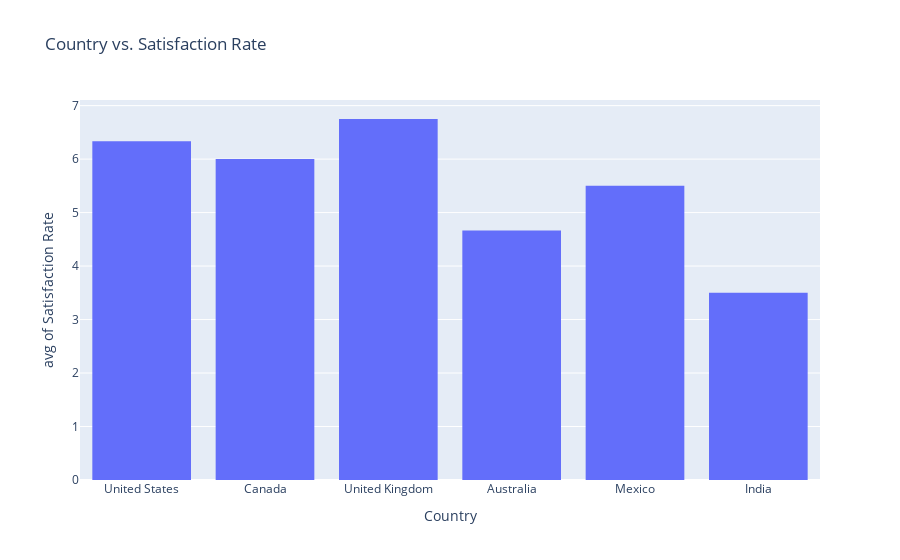
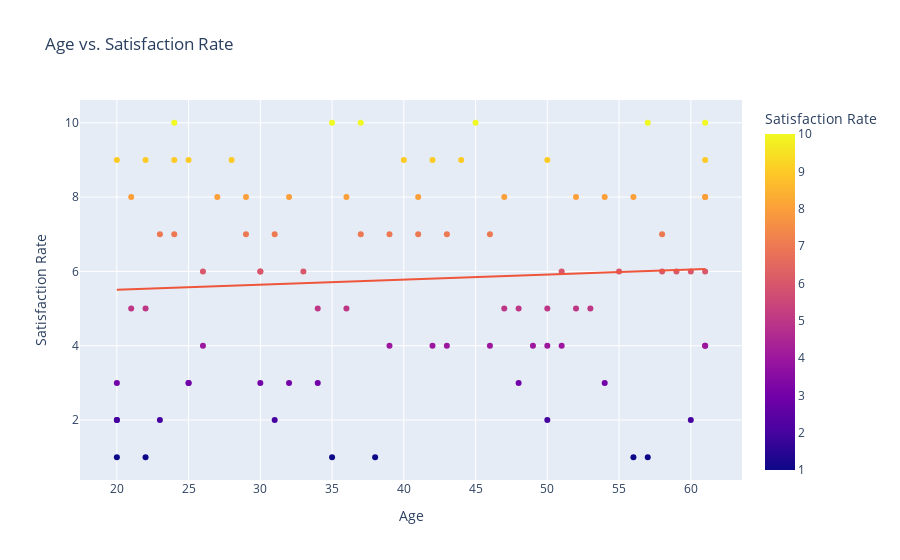
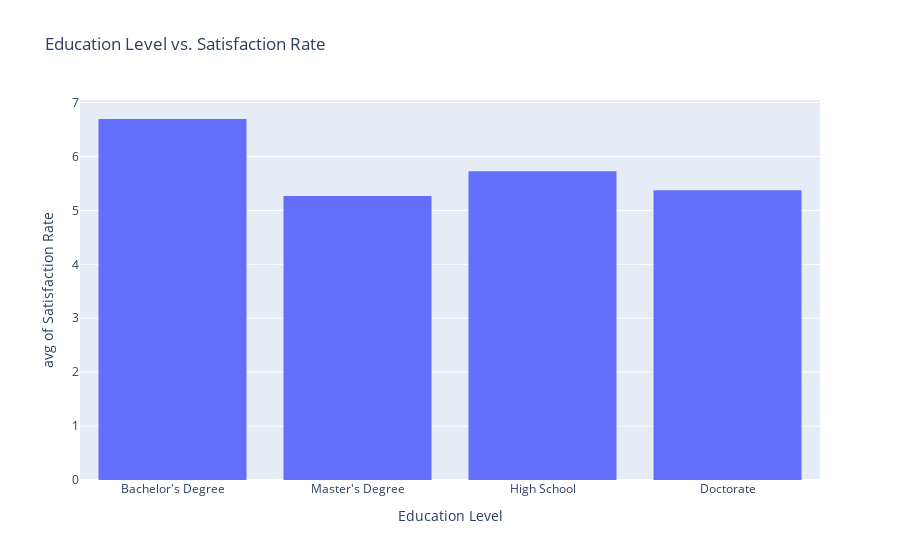
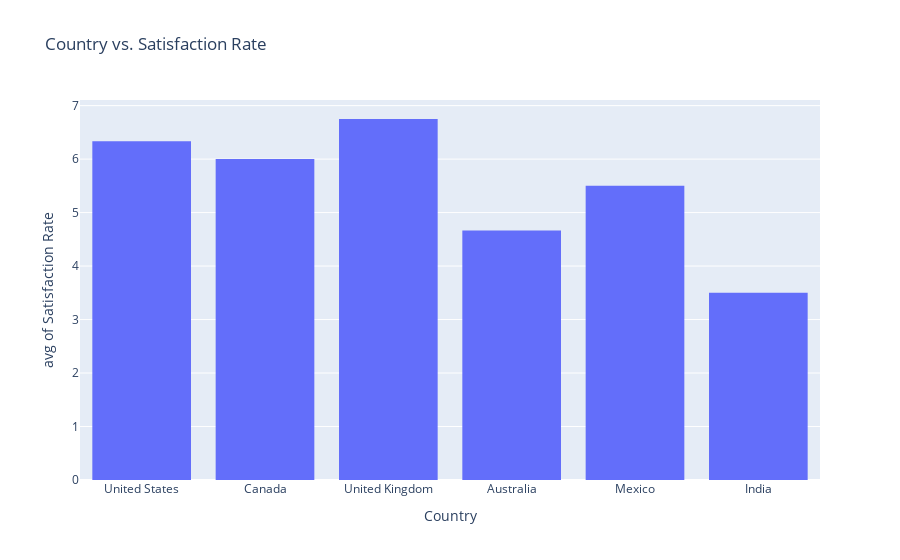

The cell these charts' notebook holds for them, in order:
### Code cell
import ipywidgets as widgets
from IPython.display import display
import plotly.express as px
import pandas as pd

df = pd.read_csv('master_data.csv')

# Create the dropdown widget
dropdown = widgets.Dropdown(
    options=['Age vs. Satisfaction Rate', 'Country vs. Satisfaction Rate', 'Education Level vs. Satisfaction Rate',
             'Number of Languages Spoken vs. Satisfaction Rate', 'Gender vs. Satisfaction Rate',
             'Marital Status vs. Satisfaction Rate', 'Number of Children vs. Satisfaction Rate'],
    value='Age vs. Satisfaction Rate',
    description='Select Graph:'
)

# Create the output widget
output = widgets.Output()

# Define the function to handle dropdown changes
def dropdown_change(change):
    output.clear_output()
    with output:
        if change['new'] == 'Age vs. Satisfaction Rate':
            fig = px.scatter(df, x='Age', y='Satisfaction Rate', color='Satisfaction Rate',
                             title='Age vs. Satisfaction Rate',
                             labels={'Age': 'Age', 'Satisfaction Rate': 'Satisfaction Rate'},
                             trendline='ols')
        elif change['new'] == 'Country vs. Satisfaction Rate':
            fig = px.histogram(df, x='Country', y='Satisfaction Rate', histfunc='avg',
                               title='Country vs. Satisfaction Rate',
                               labels={'Country': 'Country'})
        elif change['new'] == 'Education Level vs. Satisfaction Rate':
            fig = px.histogram(df, x='Education Level', y='Satisfaction Rate', histfunc='avg',
                               title='Education Level vs. Satisfaction Rate',
                               labels={'Education Level': 'Education Level', 'Satisfaction Rate': 'Satisfaction Rate'})
        elif change['new'] == 'Number of Languages Spoken vs. Satisfaction Rate':
            fig = px.histogram(df, x='Number of Languages Spoken', y='Satisfaction Rate', histfunc='avg',
                               title='Number of Languages Spoken vs. Satisfaction Rate',
                               labels={'Number of Languages Spoken': 'Number of Languages Spoken',
                                       'Satisfaction Rate': 'Satisfaction Rate'})
        elif change['new'] == 'Gender vs. Satisfaction Rate':
            fig = px.histogram(df, x='Gender', y='Satisfaction Rate', histfunc='avg',
                               title='Gender vs. Satisfaction Rate',
                               labels={'Gender': 'Gender', 'Satisfaction Rate': 'Satisfaction Rate'})
        elif change['new'] == 'Marital Status vs. Satisfaction Rate':
            fig = px.histogram(df, x='Marital Status', y='Satisfaction Rate', histfunc='avg',
                               title='Marital Status vs. Satisfaction Rate',
                               labels={'Marital Status': 'Marital Status', 'Satisfaction Rate': 'Satisfaction Rate'})
        elif change['new'] == 'Number of Children vs. Satisfaction Rate':
            fig = px.histogram(df, x='Number of Children', y='Satisfaction Rate', histfunc='avg',
                               title='Number of Children vs. Satisfaction Rate',
                               labels={'Number of Children': 'Number of Children', 'Satisfaction Rate': 'Satisfaction Rate'})
        fig.show()

# Register the function to handle dropdown changes
dropdown.observe(dropdown_change, names='value')

# Display the dropdown and output widgets
display(dropdown)
display(output)

### Figure 1 — Plotly figure (JSON) as saved in the notebook; plotly's stock layout.template omitted (floating-point values rounded to 4 significant figures)
{"data": [{"alignmentgroup": "True", "bingroup": "x", "histfunc": "avg", "hovertemplate": "Country=%{x}<br>avg of Satisfaction Rate=%{y}<extra></extra>", "legendgroup": "", "marker": {"color": "#636efa", "pattern": {"shape": ""}}, "name": "", "offsetgroup": "", "orientation": "v", "showlegend": false, "type": "histogram", "x": ["United States", "Canada", "United States", "United Kingdom", "Australia", "Canada", "Mexico", "India", "United States", "Australia", "United Kingdom", "Mexico", "United States", "Canada", "Mexico", "United States", "United Kingdom", "Canada", "Australia", "Mexico", "United States", "Canada", "United States", "Mexico", "United States", "United Kingdom", "Canada", "Mexico", "United States", "Mexico", "Australia", "United States", "Mexico", "United Kingdom", "Australia", "Canada", "United States", "Mexico", "Canada", "India", "Mexico", "United States", "Australia", "Mexico", "United States", "Canada", "Mexico", "Mexico", "United States", "Canada", "Mexico", "United States", "Australia", "United States", "Mexico", "Canada", "Mexico", "United States", "Canada", "Australia", "United States", "United Kingdom", "Mexico", "Australia", "Mexico", "Mexico", "Canada", "United States", "Canada", "United Kingdom", "Mexico", "Australia", "United States", "Mexico", "Canada", "Australia", "United States", "Canada", "Mexico", "United States", "Mexico", "Mexico", "Canada", "United States", "United Kingdom", "Australia", "United States"], "xaxis": "x", "y": [8, 9, 7, 6, 4, 7, 3, 5, 9, 6, 8, 2, 10, 1, 5, 3, 8, 6, 4, 7, 10, 4, 2, 9, 8, 6, 8, 4, 5, 9, 3, 6, 5, 9, 1, 5, 8, 9, 7, 2, 7, 4, 8, 1, 8, 6, 9, 4, 8, 5, 2, 8, 4, 10, 6, 7, 7, 3, 1, 9, 3, 6, 7, 1, 8, 5, 4, 9, 10, 7, 2, 7, 10, 6, 3, 1, 5, 9, 4, 3, 6, 5, 10, 3, 4, 8, 2], "yaxis": "y"}], "layout": {"barmode": "relative", "legend": {"tracegroupgap": 0}, "title": {"text": "Country vs. Satisfaction Rate"}, "xaxis": {"anchor": "y", "domain": [0, 1], "title": {"text": "Country"}}, "yaxis": {"anchor": "x", "domain": [0, 1], "title": {"text": "avg of Satisfaction Rate"}}}}

### Figure 2 — Plotly figure (JSON) as saved in the notebook; plotly's stock layout.template omitted (floating-point values rounded to 4 significant figures)
{"data": [{"hovertemplate": "Age=%{x}<br>Satisfaction Rate=%{marker.color}<extra></extra>", "legendgroup": "", "marker": {"color": [8, 9, 7, 6, 4, 7, 3, 5, 9, 6, 8, 2, 10, 1, 5, 3, 8, 6, 4, 7, 10, 4, 2, 9, 8, 6, 8, 4, 5, 9, 3, 6, 5, 9, 1, 5, 8, 9, 7, 2, 7, 4, 8, 1, 8, 6, 9, 4, 8, 5, 2, 8, 4, 10, 6, 7, 7, 3, 1, 9, 3, 6, 7, 1, 8, 5, 4, 9, 10, 7, 2, 7, 10, 6, 3, 1, 5, 9, 4, 3, 6, 5, 10, 3, 4, 8, 2], "coloraxis": "coloraxis", "symbol": "circle"}, "mode": "markers", "name": "", "orientation": "v", "showlegend": false, "type": "scatter", "x": [32, 24, 43, 58, 26, 41, 20, 34, 40, 33, 47, 31, 45, 22, 48, 25, 56, 30, 51, 39, 35, 49, 50, 20, 27, 59, 54, 46, 21, 44, 32, 60, 52, 28, 38, 53, 36, 42, 23, 20, 37, 61, 29, 57, 61, 55, 61, 50, 52, 47, 60, 21, 43, 61, 30, 24, 58, 34, 56, 22, 25, 61, 29, 20, 41, 36, 42, 50, 37, 46, 20, 31, 57, 26, 48, 35, 50, 25, 39, 30, 51, 22, 24, 54, 61, 61, 23], "xaxis": "x", "y": [8, 9, 7, 6, 4, 7, 3, 5, 9, 6, 8, 2, 10, 1, 5, 3, 8, 6, 4, 7, 10, 4, 2, 9, 8, 6, 8, 4, 5, 9, 3, 6, 5, 9, 1, 5, 8, 9, 7, 2, 7, 4, 8, 1, 8, 6, 9, 4, 8, 5, 2, 8, 4, 10, 6, 7, 7, 3, 1, 9, 3, 6, 7, 1, 8, 5, 4, 9, 10, 7, 2, 7, 10, 6, 3, 1, 5, 9, 4, 3, 6, 5, 10, 3, 4, 8, 2], "yaxis": "y"}, {"hovertemplate": "<b>OLS trendline</b><br>Satisfaction Rate = 0.013677 * Age + 5.23186<br>R<sup>2</sup>=0.004817<br><br>Age=%{x}<br>Satisfaction Rate=%{y} <b>(trend)</b><extra></extra>", "legendgroup": "", "marker": {"symbol": "circle"}, "mode": "lines", "name": "", "showlegend": false, "type": "scatter", "x": [20, 20, 20, 20, 20, 21, 21, 22, 22, 22, 23, 23, 24, 24, 24, 25, 25, 25, 26, 26, 27, 28, 29, 29, 30, 30, 30, 31, 31, 32, 32, 33, 34, 34, 35, 35, 36, 36, 37, 37, 38, 39, 39, 40, 41, 41, 42, 42, 43, 43, 44, 45, 46, 46, 47, 47, 48, 48, 49, 50, 50, 50, 50, 51, 51, 52, 52, 53, 54, 54, 55, 56, 56, 57, 57, 58, 58, 59, 60, 60, 61, 61, 61, 61, 61, 61, 61], "xaxis": "x", "y": [5.505, 5.505, 5.505, 5.505, 5.505, 5.519, 5.519, 5.533, 5.533, 5.533, 5.546, 5.546, 5.56, 5.56, 5.56, 5.574, 5.574, 5.574, 5.587, 5.587, 5.601, 5.615, 5.628, 5.628, 5.642, 5.642, 5.642, 5.656, 5.656, 5.67, 5.67, 5.683, 5.697, 5.697, 5.711, 5.711, 5.724, 5.724, 5.738, 5.738, 5.752, 5.765, 5.765, 5.779, 5.793, 5.793, 5.806, 5.806, 5.82, 5.82, 5.834, 5.847, 5.861, 5.861, 5.875, 5.875, 5.888, 5.888, 5.902, 5.916, 5.916, 5.916, 5.916, 5.929, 5.929, 5.943, 5.943, 5.957, 5.97, 5.97, 5.984, 5.998, 5.998, 6.011, 6.011, 6.025, 6.025, 6.039, 6.052, 6.052, 6.066, 6.066, 6.066, 6.066, 6.066, 6.066, 6.066], "yaxis": "y"}], "layout": {"coloraxis": {"colorbar": {"title": {"text": "Satisfaction Rate"}}, "colorscale": [[0, "#0d0887"], [0.1111, "#46039f"], [0.2222, "#7201a8"], [0.3333, "#9c179e"], [0.4444, "#bd3786"], [0.5556, "#d8576b"], [0.6667, "#ed7953"], [0.7778, "#fb9f3a"], [0.8889, "#fdca26"], [1, "#f0f921"]]}, "legend": {"tracegroupgap": 0}, "title": {"text": "Age vs. Satisfaction Rate"}, "xaxis": {"anchor": "y", "domain": [0, 1], "title": {"text": "Age"}}, "yaxis": {"anchor": "x", "domain": [0, 1], "title": {"text": "Satisfaction Rate"}}}}

### Figure 3 — Plotly figure (JSON) as saved in the notebook; plotly's stock layout.template omitted (floating-point values rounded to 4 significant figures)
{"data": [{"alignmentgroup": "True", "bingroup": "x", "histfunc": "avg", "hovertemplate": "Education Level=%{x}<br>avg of Satisfaction Rate=%{y}<extra></extra>", "legendgroup": "", "marker": {"color": "#636efa", "pattern": {"shape": ""}}, "name": "", "offsetgroup": "", "orientation": "v", "showlegend": false, "type": "histogram", "x": ["Bachelor's Degree", "Master's Degree", "High School", "Bachelor's Degree", "Doctorate", "Bachelor's Degree", "Master's Degree", "Bachelor's Degree", "Master's Degree", "Bachelor's Degree", "High School", "High School", "Doctorate", "Master's Degree", "Master's Degree", "Doctorate", "Bachelor's Degree", "Bachelor's Degree", "Doctorate", "High School", "Master's Degree", "High School", "Bachelor's Degree", "Doctorate", "Master's Degree", "Doctorate", "Master's Degree", "Bachelor's Degree", "High School", "High School", "Master's Degree", "Master's Degree", "High School", "Bachelor's Degree", "Doctorate", "Master's Degree", "Bachelor's Degree", "High School", "Master's Degree", "Master's Degree", "High School", "Master's Degree", "Bachelor's Degree", "Master's Degree", "Master's Degree", "Bachelor's Degree", "High School", "Doctorate", "Master's Degree", "Master's Degree", "Bachelor's Degree", "High School", "High School", "Bachelor's Degree", "Doctorate", "High School", "Master's Degree", "Master's Degree", "High School", "Doctorate", "Master's Degree", "Bachelor's Degree", "High School", "Master's Degree", "High School", "Bachelor's Degree", "High School", "Doctorate", "Bachelor's Degree", "High School", "Doctorate", "Master's Degree", "Bachelor's Degree", "Master's Degree", "Doctorate", "High School", "Master's Degree", "Doctorate", "Bachelor's Degree", "High School", "Bachelor's Degree", "Doctorate", "Bachelor's Degree", "Master's Degree", "High School", "Bachelor's Degree", "Doctorate"], "xaxis": "x", "y": [8, 9, 7, 6, 4, 7, 3, 5, 9, 6, 8, 2, 10, 1, 5, 3, 8, 6, 4, 7, 10, 4, 2, 9, 8, 6, 8, 4, 5, 9, 3, 6, 5, 9, 1, 5, 8, 9, 7, 2, 7, 4, 8, 1, 8, 6, 9, 4, 8, 5, 2, 8, 4, 10, 6, 7, 7, 3, 1, 9, 3, 6, 7, 1, 8, 5, 4, 9, 10, 7, 2, 7, 10, 6, 3, 1, 5, 9, 4, 3, 6, 5, 10, 3, 4, 8, 2], "yaxis": "y"}], "layout": {"barmode": "relative", "legend": {"tracegroupgap": 0}, "title": {"text": "Education Level vs. Satisfaction Rate"}, "xaxis": {"anchor": "y", "domain": [0, 1], "title": {"text": "Education Level"}}, "yaxis": {"anchor": "x", "domain": [0, 1], "title": {"text": "avg of Satisfaction Rate"}}}}

### Figure 4 — Plotly figure (JSON) as saved in the notebook; plotly's stock layout.template omitted (floating-point values rounded to 4 significant figures)
{"data": [{"alignmentgroup": "True", "bingroup": "x", "histfunc": "avg", "hovertemplate": "Country=%{x}<br>avg of Satisfaction Rate=%{y}<extra></extra>", "legendgroup": "", "marker": {"color": "#636efa", "pattern": {"shape": ""}}, "name": "", "offsetgroup": "", "orientation": "v", "showlegend": false, "type": "histogram", "x": ["United States", "Canada", "United States", "United Kingdom", "Australia", "Canada", "Mexico", "India", "United States", "Australia", "United Kingdom", "Mexico", "United States", "Canada", "Mexico", "United States", "United Kingdom", "Canada", "Australia", "Mexico", "United States", "Canada", "United States", "Mexico", "United States", "United Kingdom", "Canada", "Mexico", "United States", "Mexico", "Australia", "United States", "Mexico", "United Kingdom", "Australia", "Canada", "United States", "Mexico", "Canada", "India", "Mexico", "United States", "Australia", "Mexico", "United States", "Canada", "Mexico", "Mexico", "United States", "Canada", "Mexico", "United States", "Australia", "United States", "Mexico", "Canada", "Mexico", "United States", "Canada", "Australia", "United States", "United Kingdom", "Mexico", "Australia", "Mexico", "Mexico", "Canada", "United States", "Canada", "United Kingdom", "Mexico", "Australia", "United States", "Mexico", "Canada", "Australia", "United States", "Canada", "Mexico", "United States", "Mexico", "Mexico", "Canada", "United States", "United Kingdom", "Australia", "United States"], "xaxis": "x", "y": [8, 9, 7, 6, 4, 7, 3, 5, 9, 6, 8, 2, 10, 1, 5, 3, 8, 6, 4, 7, 10, 4, 2, 9, 8, 6, 8, 4, 5, 9, 3, 6, 5, 9, 1, 5, 8, 9, 7, 2, 7, 4, 8, 1, 8, 6, 9, 4, 8, 5, 2, 8, 4, 10, 6, 7, 7, 3, 1, 9, 3, 6, 7, 1, 8, 5, 4, 9, 10, 7, 2, 7, 10, 6, 3, 1, 5, 9, 4, 3, 6, 5, 10, 3, 4, 8, 2], "yaxis": "y"}], "layout": {"barmode": "relative", "legend": {"tracegroupgap": 0}, "title": {"text": "Country vs. Satisfaction Rate"}, "xaxis": {"anchor": "y", "domain": [0, 1], "title": {"text": "Country"}}, "yaxis": {"anchor": "x", "domain": [0, 1], "title": {"text": "avg of Satisfaction Rate"}}}}
